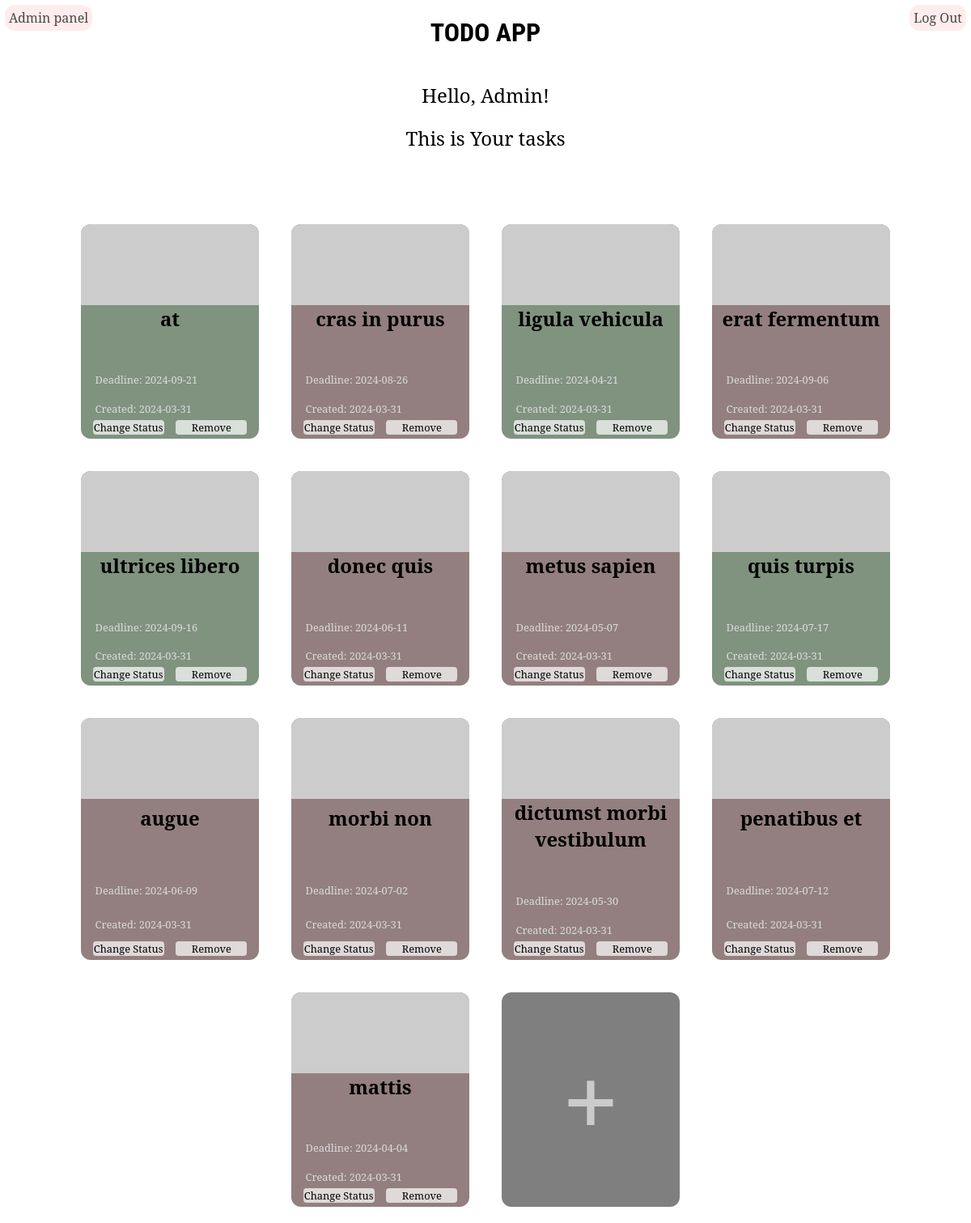
The page /users/Admin (signed in) on the database its author committed.
### models.py (models this page shows, shortened)
class Abstract:
    id = Column(Integer, primary_key=True)
    created_on = Column(Date, default=date.today())

class User(Abstract, Base):
    __tablename__ = 'users'
    username = Column(String(20), nullable=False, unique=True)
    email = Column(String(30), nullable=False, unique=True)
    password = Column(String(60), nullable=False)
    hash_password = Column(String(64))
    access = Column(String(60), default='User')
    access_id = Column(Integer, default=accesses_id['User'])
    tasks = relationship("Task", cascade="all, delete-orphan")

class Task(Abstract, Base):
    __tablename__ = 'tasks'
    title = Column(String(20), nullable=False)
    author_id = Column(Integer, ForeignKey('users.id', ondelete='CASCADE'), nullable=False)
    details = Column(Text)
    deadline = Column(Date)
    status = Column(Boolean, default=0)
    author = relationship(User)

### app.py (the view, shortened to what this page needs)
@app.route('/users/<name>', methods=['GET', 'POST'])
def user_page(name):
    user_tasks = get_user_tasks(name)
    access_id = None
    if get_user_info(name) != None:
        access_id = get_user_info(name)["access_id"]
    return render_template('user.html', name=name, tasks=user_tasks, access_id=access_id)

### models.py (called while the page is built)
def get_user_info(name):
    engine = create_engine('sqlite:///app.db', echo=True)
    session = Session(bind=engine)
    user = session.query(User).filter_by(username=name).first()
    if user != None:
        user_info = {
                    "id": user.id,
                    "name": user.username,
                    "email": user.email,
                    "password": user.password,
                    "access": user.access,
                    "access_id": user.access_id
                    }
        session.close()
        return user_info
    session.close()
    return None

def get_user_tasks(name):
    engine = create_engine('sqlite:///app.db', echo=True)
    session = Session(bind=engine)
    user = session.query(User).filter_by(username=name).first()
    if user:
        user_tasks = user.tasks
        session.close()
        return user_tasks
    session.close()
    return None

### templates/user.html (shortened to what this page needs)
<head>
    <link rel="stylesheet" href="{{ url_for('static', filename='styles.css') }}">
    <link rel="stylesheet" href="{{ url_for('static', filename='user.css') }}">
</head>
{% if name != session['account'] %}
    <p>Something went wrong, please go to
        <a href={{ url_for('login') }}>Log In</a> /
        <a href={{ url_for('index') }}>Sign Up</a>
    </p>
{% else %}
    <h1>TODO APP</h1>
    <div class="hello">
        <p>Hello, {{ name|title }}!</p>
        <p>This is Your tasks</p>
    </div>
    <div class="wrapper">
    {% for task in tasks %}
    <div id={{ loop.index|string }} class="card" {% if task.status == True %} style="background: rgba(0,40,0,0.5);" {% else %} style="background: rgba(40,0,0,0.5);" {% endif %}>
        <div class="card-img"></div>
        <h2 class="card-heading">{{ task.title }}</h2>
         {% if task.deadline %}
        <p class="card-end-date">Deadline: {{ task.deadline }}</p>
         {% endif %}
        <p class="card-start-date">Created: {{ task.created_on }}</p>
        <div class="card-ui">
            <a href={{ "/status_task/" + loop.index|string }} id="change">Change Status</a>
            <a href="#" id="remove" onclick=remove_task(event)>Remove</a>
        </div>
    </div>
    {% endfor %}
    <div id="new_task" class="card">
        <div id="plus" onclick=add_task_form()>+</div>
    </div>
    </div>
    {% if access_id >= 3 %}
    <a href={{ url_for('admin_panel') }} class="buttons admin-panel">Admin panel</a>
    {% endif %}
    <a href={{ url_for('logout') }} class="buttons logout">Log Out</a>
{% endif %}

### static/styles.css (style rules this page uses)
h1 { font-family: 'Roboto Condensed', sans-serif; text-align: center; }
a, p { margin-bottom: 0; cursor: pointer; text-align: center; text-decoration: none; color: rgb(25, 76, 216); font-size: 0.8rem; }

### static/user.css (style rules this page uses)
.hello p { margin: 20px auto; width: max-content; color: black; font-size: 150%; }
.card { display: flex; flex-direction: column; justify-content: space-between; color: black; text-align: center; width: 220px; margin: 20px; background: rgba(0,0,0,0.5); border-radius: 12px; }
.card p { text-align: left; margin-left: 8%; margin-bottom: 5px; cursor: initial; color: rgb(219, 219, 219); }
.card-img { height: 100px; width: 100%; background: url(https://picsum.photos/600/800); background-size: cover; background-position: center; border-radius: 12px 12px 0 0; }
.card-heading { margin-top: 0; }
.wrapper { width: 100%; margin-top: 50px; margin-bottom: auto; display: flex; flex-wrap: wrap; justify-content: inherit; }
.card-ui { color: black; display: flex; justify-content: space-evenly; }
.card-ui a { width: 40%; padding: 5px inherit; margin-bottom: 5px; font-size: 0.8rem; background:rgba(255,255,255,0.7); color: black; border-radius: 4px; transition: filter 0.2s ease-in-out; }
#new_task { font-size: 8rem; font-weight: bolder; color: rgba(245, 245, 245, 0.65); }
#plus { cursor: pointer; width: max-content; margin: auto; padding: 0; border-radius: 0%; transition: filter 0.2s ease-in-out; }
.buttons { background-color: rgba(255,230,230,0.7); border-radius: 12px; color: rgba(0,0,0,0.7); padding: 5px; margin: 6px; font-size: 1rem; width: max-content; position: fixed; right: 0; top: 0; }
.admin-panel { left: 0; }

### rows shown on the page
User: username "Admin"
Task: title "at", deadline "2024-09-21", created_on "2024-03-31"
Task: title "cras in purus", deadline "2024-08-26", created_on "2024-03-31"
Task: title "ligula vehicula", deadline "2024-04-21", created_on "2024-03-31"
Task: title "erat fermentum", deadline "2024-09-06", created_on "2024-03-31"
Task: title "ultrices libero", deadline "2024-09-16", created_on "2024-03-31"
Task: title "donec quis", deadline "2024-06-11", created_on "2024-03-31"
Task: title "metus sapien", deadline "2024-05-07", created_on "2024-03-31"
Task: title "quis turpis", deadline "2024-07-17", created_on "2024-03-31"
Task: title "augue", deadline "2024-06-09", created_on "2024-03-31"
Task: title "morbi non", deadline "2024-07-02", created_on "2024-03-31"
Task: title "dictumst morbi vestibulum", deadline "2024-05-30", created_on "2024-03-31"
Task: title "penatibus et", deadline "2024-07-12", created_on "2024-03-31"
Task: title "mattis", deadline "2024-04-04", created_on "2024-03-31"
